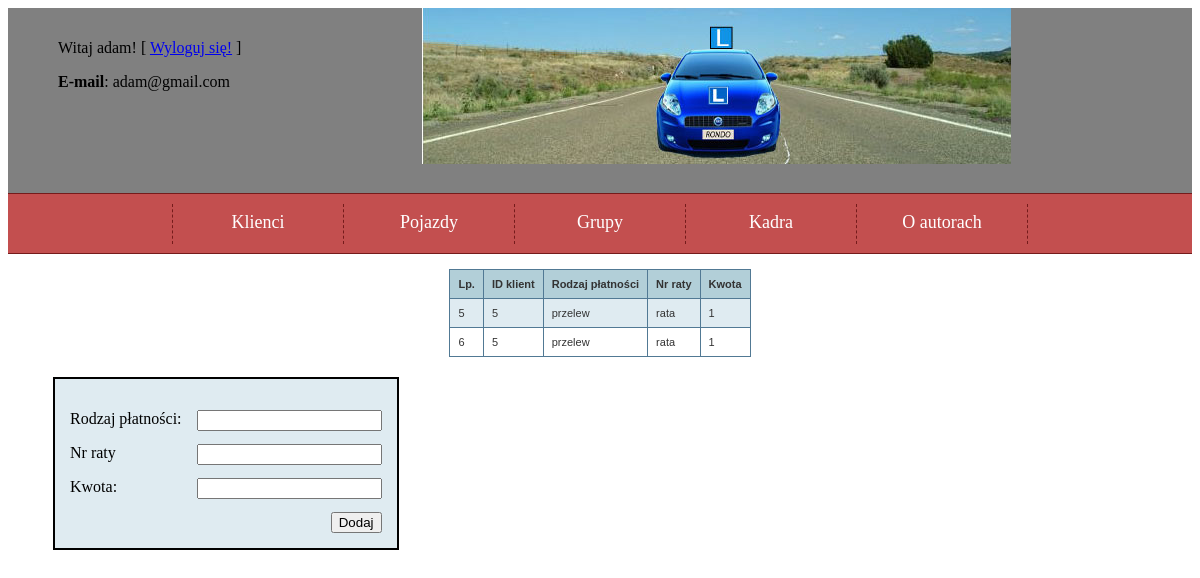
Page /index.php?page=dodajPlatnosc (signed in) on the committed database.
### tables this page shows
CREATE TABLE IF NOT EXISTS `platnosci` (
`idPLATNOSCI` int(11) NOT NULL,
  `idKLIENT` int(11) NOT NULL,
  `typ_platnosci` varchar(15) NOT NULL,
  `rodzaj_wplaty` varchar(11) DEFAULT NULL,
  `nr_raty` int(11) DEFAULT NULL,
  `kwota` int(11) DEFAULT NULL
);

### dodajPlatnosc.php (the view, shortened to what this page needs)
<html>
<head></head>
<body>
<?php
if ((isset($_SESSION['zalogowany'])) && ($_SESSION['zalogowany']==true))
{
	require_once "connect.php";
	$polaczenie = @new mysqli($host, $db_user, $db_password, 'mydb');
	$polaczenie->query("SET CHARSET utf8");
    $polaczenie->query ("SET NAMES `utf8` COLLATE `utf8_polish_ci`");
	if ($polaczenie->connect_errno!=0)
	{
		echo "Error: ".$polaczenie->connect_errno;
	}
	else
	{
		$zapytanie = @$polaczenie->query("SELECT * FROM platnosci");
echo '<table> <tr>	<th>Lp.</th> <th>ID klient</th>  <th>Rodzaj płatności</th>  <th>Nr raty</th> <th>Kwota</th></tr>';
		while ($r = $zapytanie->fetch_array()) {
echo "<tr><td>$r[0]</td> <td>$r[1]</td> <td>$r[2]</td> <td>$r[3]</td> <td>$r[4]</td></tr> ";
		}
echo "</table>";
	}
}else {
	echo "dostęp tylko dla upoważnionych, Zaloguj się. ";
}
?>
<form action="<?php $_PHP_SELF ?>" method="post">
    <p>
        <label for="rodzaj_platnosci">Rodzaj płatności:</label>
        <input type="text" name="rodzaj_platnosci" id="rodzaj_platnosci">
    </p>
    <p>
        <label for="nr_raty">Nr raty</label>
        <input type="text" name="nr_raty" id="nr_raty">
    </p>
  <p>
        <label for="kwota">Kwota:</label>
        <input type="text" name="kwota" id="kwota">
    </p>
    <input type="submit" value="Dodaj">
</form>
</body>
</html>

### styl.css (style rules this page uses)
form { max-width: 600px; background-color: #DFEBF1; margin: 20px; border: 2px solid black; float: left; padding: 15px; }
input { float: right; margin-left:15px; }
table { margin: 0 auto 0 auto; font-family: verdana, arial, sans-serif; font-size: 11px; color: #333333; border-width: 1px; border-color: #3A3A3A; border-collapse: collapse; }
table th { border-width: 1px; padding: 8px; border-style: solid; border-color: #517994; background-color: #B2CFD8; }
table tr:nth-child(even) td { background-color: #DFEBF1; }
table td { border-width: 1px; padding: 8px; border-style: solid; border-color: #517994; background-color: #ffffff; }

### rows in the picture
platnosci: idPLATNOSCI "5", idKLIENT "5", typ_platnosci "przelew", rodzaj_wplaty "rata", nr_raty "1"
platnosci: idPLATNOSCI "6", idKLIENT "5", typ_platnosci "przelew", rodzaj_wplaty "rata", nr_raty "1"

### other values in the picture
$_SESSION['user'] "adam"
$_SESSION['email'] "adam@gmail.com"
